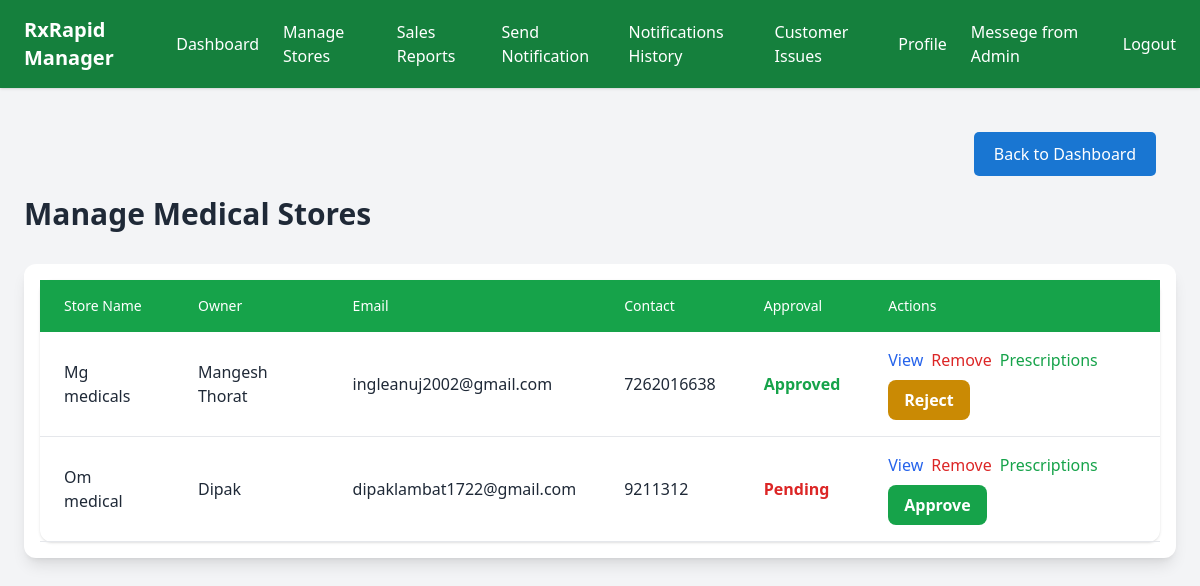
The page /stores/ on the database its author committed.
### medical/models.py (models this page shows, shortened)
class MediRegistration(models.Model):
    store_name = models.CharField(max_length=150)  # ✅ Newly added
    owner_name = models.CharField(max_length=100)
    owner_photo = models.ImageField(upload_to='owner_photos/')
    owner_id_proof = models.FileField(upload_to='owner_id_proofs/')
    pharmacist_name = models.CharField(max_length=100)
    pharmacist_photo = models.ImageField(upload_to='pharmacist_photos/')
    address = models.TextField()
    street_address = models.TextField()
    city = models.CharField(max_length=100)
    state = models.CharField(max_length=100, choices=STATES)
    pincode = models.PositiveIntegerField()
    contact = models.CharField(max_length=15)
    email = models.EmailField(unique=True)
    shop_no = models.CharField(max_length=50)
    license_no = models.CharField(max_length=100)
    license_photo = models.ImageField(upload_to='license_photos/')
    intimation_letter_photo = models.ImageField(upload_to='intimation_letters/')
    food_license_photo = models.ImageField(upload_to='food_licenses/')
    bank_account_no = models.CharField(max_length=30)
    ifsc_code = models.CharField(max_length=20)
    passbook_photo = models.ImageField(upload_to='passbook_photos/')
    is_approved = models.BooleanField(default=False)
    username = models.CharField(max_length=100, unique=True)  # Ensure unique usernames
    password = models.CharField(max_length=255)  # Store password as a hash

### Manager/views.py (the view)
# urls.py: path('stores/', views.manage_stores, name='manage_stores'),
def manage_stores(request):
    stores = MediRegistration.objects.all()
    return render(request, 'manager/manage_stores.html', {'stores': stores})

### Manager/templates/manager/manage_stores.html (shortened to what this page needs)
{% extends 'manager/base_manager.html' %}
{% block content %}
<div style="display: flex; justify-content: flex-end; margin: 20px;">
    <a href="{% url 'manager_dashboard' %}" style="padding: 10px 20px; background-color: #1976D2; color: white; text-decoration: none; border-radius: 5px;">
        Back to Dashboard
    </a>
</div>
<h2 class="text-3xl font-semibold mb-8">Manage Medical Stores</h2>
<div class="overflow-x-auto bg-white rounded-xl shadow-lg p-4">
    <table class="min-w-full table-auto bg-white rounded-xl shadow">
        <thead class="bg-green-600 text-white">
            <tr>
                <th class="py-4 px-6 text-left font-medium text-sm">Store Name</th>
                <th class="py-4 px-6 text-left font-medium text-sm">Owner</th>
                <th class="py-4 px-6 text-left font-medium text-sm">Email</th>
                <th class="py-4 px-6 text-left font-medium text-sm">Contact</th>
                <th class="py-4 px-6 text-left font-medium text-sm">Approval</th>
                <th class="py-4 px-6 text-left font-medium text-sm">Actions</th>
            </tr>
        </thead>
        <tbody>
            {% for store in stores %}
            <tr class="border-b hover:bg-gray-50 transition duration-150">
                <td class="py-4 px-6">{{ store.store_name }}</td>
                <td class="py-4 px-6">{{ store.owner_name }}</td>
                <td class="py-4 px-6">{{ store.email }}</td>
                <td class="py-4 px-6">{{ store.contact }}</td>
                <td class="py-4 px-6">
                    {% if store.is_approved %}
                        <span class="text-green-600 font-semibold">Approved</span>
                    {% else %}
                        <span class="text-red-600 font-semibold">Pending</span>
                    {% endif %}
                </td>
                <td class="py-4 px-6">
                    <div class="flex flex-wrap gap-2">
                        <a href="{% url 'view_store' store.id %}" class="text-blue-600 hover:text-blue-800 font-medium transition duration-200">View</a>
                        <a href="{% url 'remove_store' store.id %}" class="text-red-600 hover:text-red-800 font-medium transition duration-200">Remove</a>
                        <a href="{% url 'view_prescriptions' store.id %}" class="text-green-600 hover:text-green-800 font-medium transition duration-200">Prescriptions</a>
                       {% if not store.is_approved %}
                            <a href="{% url 'approve_store' store.id %}" class="inline-block text-white bg-green-600 hover:bg-green-700 px-4 py-2 rounded-lg font-semibold transition">Approve</a>
                        {% else %}
                            <a href="{% url 'reject_store' store.id %}" class="inline-block text-white bg-yellow-600 hover:bg-yellow-700 px-4 py-2 rounded-lg font-semibold transition">Reject</a>
                        {% endif %}
                    </div>
                </td>
            </tr>
            {% empty %}
            <tr>
                <td colspan="6" class="text-center py-6 text-gray-500">No medical stores found.</td>
            </tr>
            {% endfor %}
        </tbody>
    </table>
</div>
{% endblock %}

### rows shown on the page
MediRegistration: store_name "Mg medicals", owner_name "Mangesh Thorat", email "ingleanuj2002@gmail.com", contact "7262016638", is_approved "Approved"
MediRegistration: store_name "Om medical", owner_name "Dipak", email "dipaklambat1722@gmail.com", contact "9211312", is_approved "Pending"
